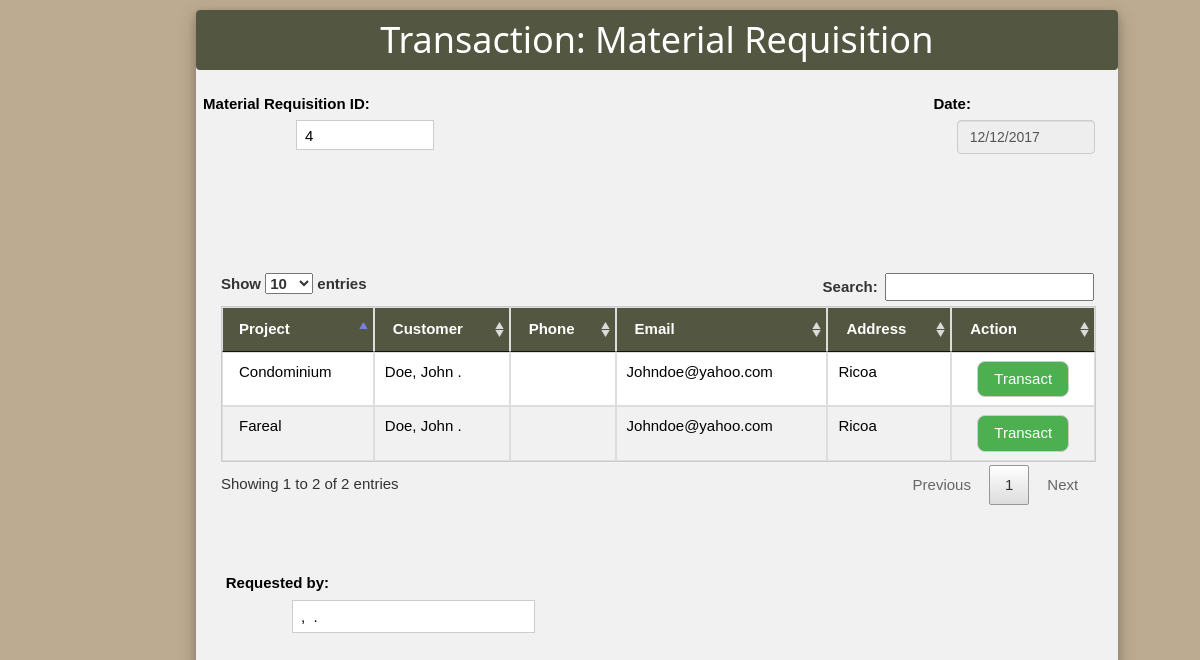
The page /materialrequisition1.php (signed in) on the database its author committed.
### tables this page shows
CREATE TABLE `quotation` (
  `quote_no` int(11) NOT NULL,
  `username` varchar(123) NOT NULL,
  `password` varchar(123) NOT NULL,
  `customer` varchar(100) DEFAULT NULL,
  `project` varchar(100) DEFAULT NULL,
  `date` varchar(123) DEFAULT NULL,
  `due_date` varchar(123) NOT NULL,
  `address` varchar(100) DEFAULT NULL,
  `phone` varchar(100) DEFAULT NULL,
  `email` varchar(100) DEFAULT NULL,
  `sales_person` varchar(100) DEFAULT NULL,
  `prepared_by` varchar(100) DEFAULT NULL,
  `status` varchar(123) NOT NULL,
  `total_amount` double(100,2) DEFAULT NULL,
  `balance` decimal(10,2) NOT NULL
);

### materialrequisition1.php (the view, shortened to what this page needs)
<?php
$content2=mysql_query("select * from employee where username='".$_SESSION['user']."' and password='".$_SESSION['pass']."' ");
$row=mysql_fetch_array($content2);
$firstname2=$row['firstname'];
$middlename2=$row['middlename'];
$lastname2=$row['lastname'];
?>
<!DOCTYPE html>
<html>
<head>
<link rel="stylesheet" href="bootstrap/css/bootstrap.min.css">
<link rel="stylesheet" href="css/jquery-ui.css">
<link rel="stylesheet" href="w3.css">
<link rel="stylesheet" href="font-awesome-4.6.3/css/font-awesome.min.css">
  <link rel="stylesheet" href="http://localhost/xampp/capstone/DataTables/responsive/css/responsive.dataTables.min.css">
  <link rel="stylesheet" href="http://localhost/xampp/capstone/DataTables/css/jquery.dataTables.min.css">
</head>
<form action="" method="post" name="frm" id="frm">
<div class="w3-row">
<div class="w3-col w3-container m6 l8">
<div class="w3-card-4 w3-center w3-light-grey w3-round" style="width:120%; margin-top: 10px; margin-left: 180px; ">
<header class="w3-container w3-camo-dark-green w3-round">
  <h1>Transaction: Material Requisition</h1>
</header>
<br>
<?php
$content1=mysql_query("select max(req_no) as max from materialreq");
$row=mysql_fetch_array($content1);
$noo=$row['max'];
$hell=$noo+1;
$a= date("d/m/Y");
?>
<div class="w3-half">
<label style="margin-left:-280px;">Material Requisition ID:</label>
    <input class="w3-input w3-border" type="text" name="quote_no" value="<?php echo $hell; ?>" style="width:30%;margin-left:100px; height:30px;" readonly>
    </div>
<div class="w3-half">
 <label for="pwd" style="margin-left:130px;">Date:</label></b>
    <input type="text" name="date" value="<?php echo $a; ?>" class="form-control" style="margin-left:300px; width: 30%; " readonly>
    </div>
<?php
$servername = "localhost";
$username = "root";
$password = "";
$dbname = "projectmonitoring";
$conn = new mysqli($servername, $username, $password, $dbname);
echo'
<br></br>
<br></br>
<div class="container" style="width:98%; margin-left: 10px;">
    <br> <br> <br> <br>
  <table class="table-bordered w3-table w3-bordered w3-striped w3-border w3-hoverable" id="tableko" name="tableko" >
    <thead>
      <tr class="w3-camo-dark-green">
      <th>Project</th>
        <th>Customer</th>
        <th>Phone</th>
        <th>Email</th>
        <th>Address</th>
        <th>Action</th>
      </tr>
    </thead>
    <tbody>
     ';
      $sql = "SELECT * from quotation where status='active' and balance >= 1";
      $result = $conn->query($sql);
      $hells=$hell;
    while($row = $result->fetch_assoc())
      {
      echo'<tr>';
      echo'<td>'.ucfirst($row['project']).'</td>';
        echo'<td>'.ucfirst($row['customer']).' </td>';
        echo'<td>'.ucfirst($row['phone']).'</td>';
        echo'<td>'.ucfirst($row['email']).'</td>';
        echo'<td>'.ucfirst($row['address']).'</td>';
        echo'<td style="text-align:center;">';
        echo'<button type="button" name="btnNext" onclick="return myFunctions();" class="w3-btn w3-green w3-border w3-round-large"><a href="materialrequisition3.php?id='.$hells.'&scname='.$row['quote_no'].'&prepared='.ucfirst($lastname2).', '.ucfirst($firstname2).' '.strtoupper($middlename2[0]).'" style="color:White; ">Transact</a> </a></button> ';
        }
      echo'</tr>';
     echo'
    </tbody>
  </table>
  <br></br>';
   ?>
    </div>
<br>
<div class="w3-row-padding">
  <div class="w3-third">
    <label style="margin-left:-155px;">Requested by:</label>
    <input class="w3-input w3-border" type="text" placeholder="Prepared by" style="height:33px; margin-left:80px;  width: 85%;" id="prepared" name="prepared" value="<?php echo ''.ucfirst($lastname2).', '.ucfirst($firstname2).' '.strtoupper($middlename2[0]).'.'; ?>">
  </div>
</div>
<br>
<br></br><br></br>
</div>
</div>
</div>
</form>
</body>
</html>

### materialrequisition1.php (style rules this page uses)
.w3-camo-dark-green { color:#fff;background-color:#535640 }

### rows shown on the page
quotation: project "Fareal", customer "Doe, John .", email "Johndoe@yahoo.com", address "Ricoa"
quotation: project "Condominium", customer "Doe, John .", email "Johndoe@yahoo.com", address "Ricoa"
